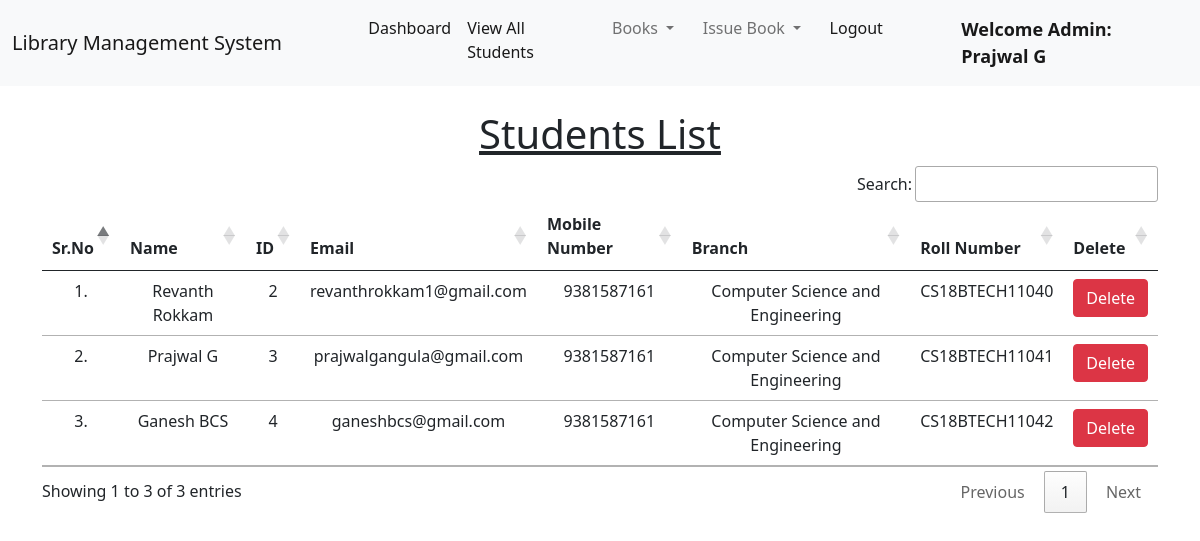
The app's page /view_students/ (signed in), older data.
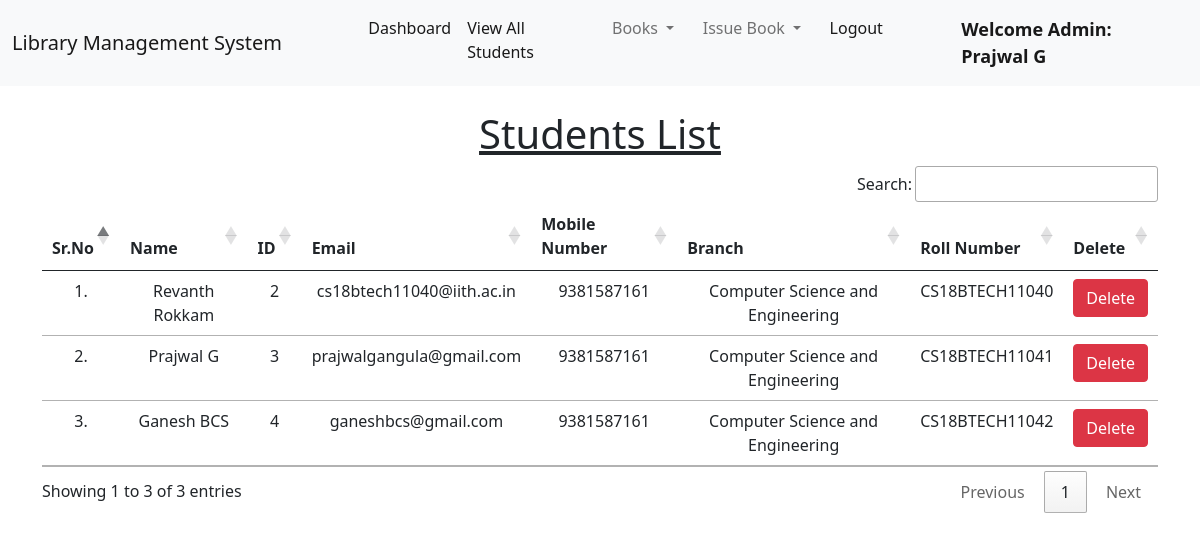
The same page, newer data.
### base/models.py (models this page shows, shortened)
class Student(models.Model):
    user = models.OneToOneField(User, on_delete=models.CASCADE)
    branch = models.CharField(max_length=10)
    roll_no = models.CharField(max_length=3, blank=True)
    phone = models.CharField(max_length=10, blank=True)
    image = models.ImageField(upload_to="", blank=True)

### base/views.py (the view)
# urls.py: path("view_students/", views.view_students, name="view_students"),
@login_required(login_url = '/admin_login')
def view_students(request):
    students = Student.objects.all()
    return render(request, "view_students.html", {'students':students})

### base/templates/view_students.html (shortened to what this page needs)
{% extends 'admin_navbar.html' %}
{% load static %}
{% block body %}
<div class="container mt-4">
    <h1 class="text-center"><u>Students List</u></h1>
    <table class="table table-hover" id="example">
        <thead>
            <tr class="text-center">
                <th>Sr.No</th>
                <th>Name</th>
                <th>ID</th>
                <th>Email</th>
                <th>Mobile Number</th>
                <th>Branch</th>
                <th>Roll Number</th>
                <th>Delete</th>
            </tr>
        </thead>
        <tbody>
            {% for student in students %}
            <tr class="text-center">
                <td>{{forloop.counter}}.</td>
                <td>{{student.user.get_full_name}}</td>
                <td>{{student.user.id}}</td>
                <td>{{student.user.email}}</td>
                <td>{{student.phone}}</td>
                <td>{{student.branch}}</td>
                <td>{{student.roll_no}}</td>
                <td><a href="/delete_student/{{student.id}}/" class="btn btn-danger" onclick="return confirm('Are you sure you want to delete this student? Are you sure the student returned all the reserved books?')">Delete</a></td>
            </tr>
            {% endfor %}
        </tbody>
    </table>
    </div>
{% endblock %}

Row changes from the older to the newer data that the page shows:
changed Student "CS18BTECH11040": user.email "revanthrokkam1@gmail.com" → "cs18btech11040@iith.ac.in"
